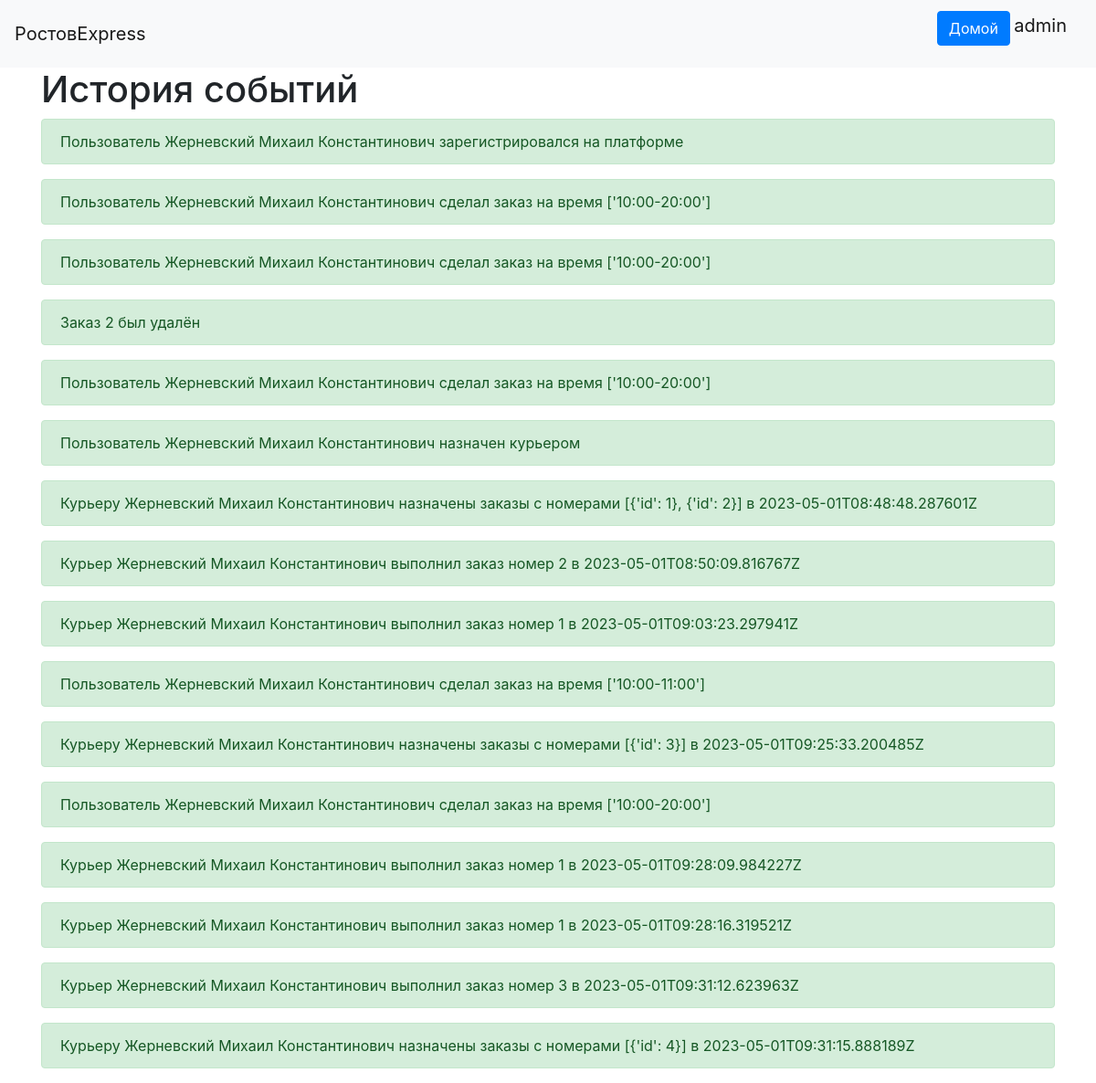
Page /history (signed in) on the earlier database version.
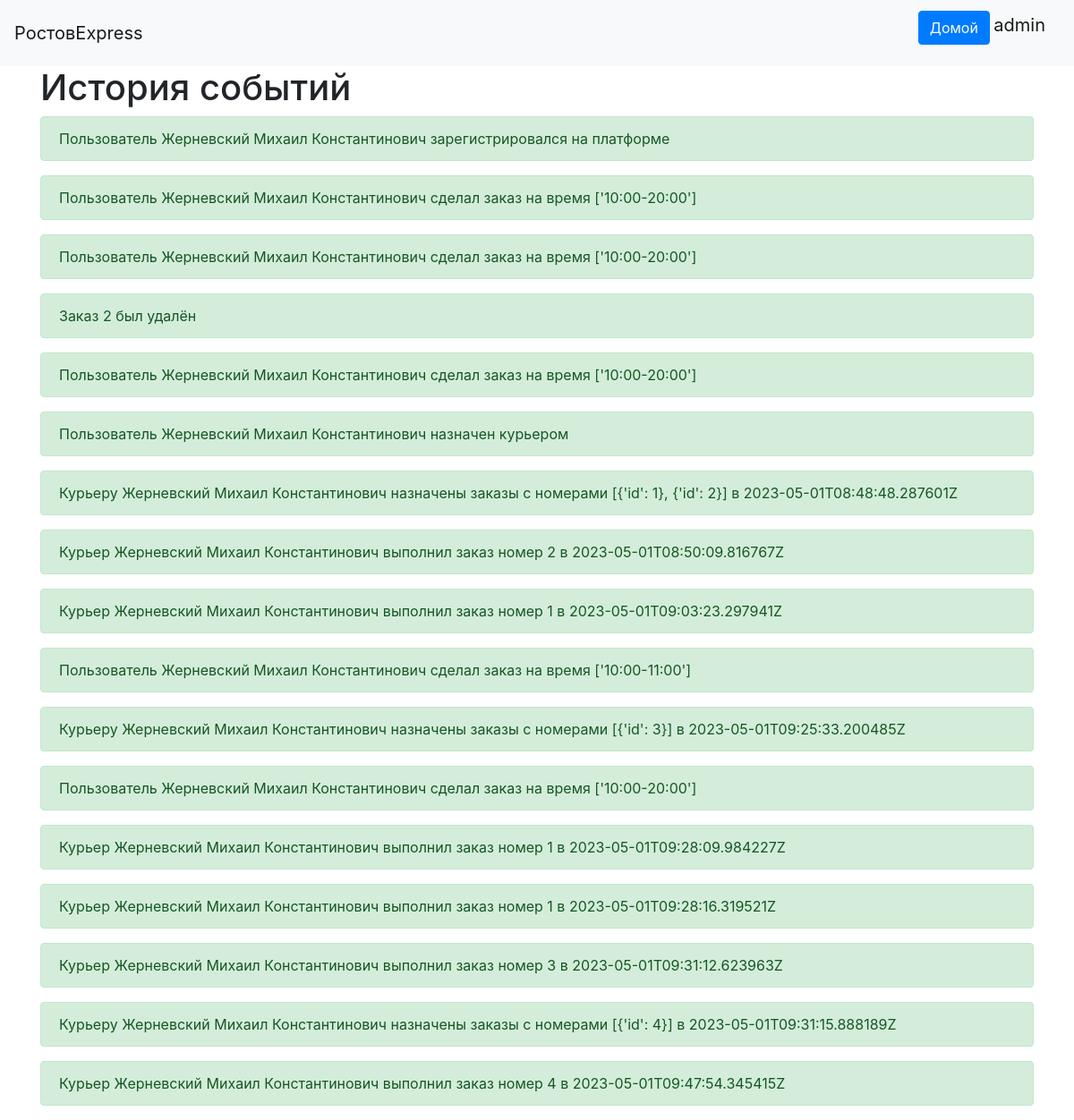
Same page on the later database version.
### data/users.py (models this page shows, shortened)
class User(SqlAlchemyBase, UserMixin):
    __tablename__ = 'users'
    id = sqlalchemy.Column(sqlalchemy.Integer,
                           primary_key=True, autoincrement=True)
    name = sqlalchemy.Column(sqlalchemy.String, nullable=True)
    about = sqlalchemy.Column(sqlalchemy.String, nullable=True)
    email = sqlalchemy.Column(sqlalchemy.String,
                              index=True, unique=True, nullable=True)
    phone_number = sqlalchemy.Column(sqlalchemy.String,
                              index=True, unique=True, nullable=True)
    hashed_password = sqlalchemy.Column(sqlalchemy.String, nullable=True)
    created_date = sqlalchemy.Column(sqlalchemy.DateTime,default=datetime.datetime.now)
    user_type = sqlalchemy.Column(sqlalchemy.Integer, nullable=True)
    c_id = sqlalchemy.Column(sqlalchemy.Integer, sqlalchemy.ForeignKey('couriers.id'), nullable=True)
    sqlalchemy.orm.relation('Courier')

### data/records.py (models this page shows)
class Record(SqlAlchemyBase):
    __tablename__ = 'records'
    id = sqlalchemy.Column(sqlalchemy.Integer, primary_key=True, autoincrement=True)
    event = sqlalchemy.Column(sqlalchemy.String, nullable=True)

### main.py (the view)
@app.route("/history", methods=["GET"])
@login_required
def view_history():
    if current_user.user_type != 3:
        return redirect('/')
    db_sess = db_session.create_session()
    events = db_sess.query(Record).all()
    return render_template("history.html", items=events)

### data/db_session.py (called while the page is built)
def create_session() -> Session:
    global __factory
    return __factory()

### main.py (called while the page is built)
@login_manager.user_loader
def load_user(user_id):
    db_sess = db_session.create_session()
    return db_sess.query(User).get(user_id)

### templates/history.html
{% extends "base.html" %}
{% block content %}
<h1>История событий</h1>
{% for item in items %}
<div>
    <div class="alert alert-success">
        {{item.event}}
    </div>
</div>
{% endfor %}
{% endblock %}

### templates/base.html (shortened to what this page needs)
<!doctype html>
<html lang="en">
<head>
    <link rel="stylesheet"
          href="https://stackpath.bootstrapcdn.com/bootstrap/4.4.1/css/bootstrap.min.css"
>
</head>
<body>
<header>
    <nav class="navbar navbar-light bg-light">
        <a class="navbar-brand" href="#">РостовExpress</a>
        {% if current_user.is_authenticated %}
            <p>
                <a class="btn btn-primary " href="/">Домой</a>
                <a class="navbar-brand" href="/logout">{{ current_user.name }}</a>
            </p>
        {% else %}
            <p>
                <a class="btn btn-primary " href="/register">Зарегистрироваться</a>
                <a class="btn btn-success" href="/login">Войти</a>
            </p>
        {% endif %}
    </nav>
</header>
<main role="main" class="container">
    {% block content %}{% endblock %}
</main>
</body>
</html>

Differences in the rows shown:
added Record: event "Курьер Жерневский Михаил Константинович выполнил заказ номер 4 в 2023-05-01T09:47:54.345415Z"
